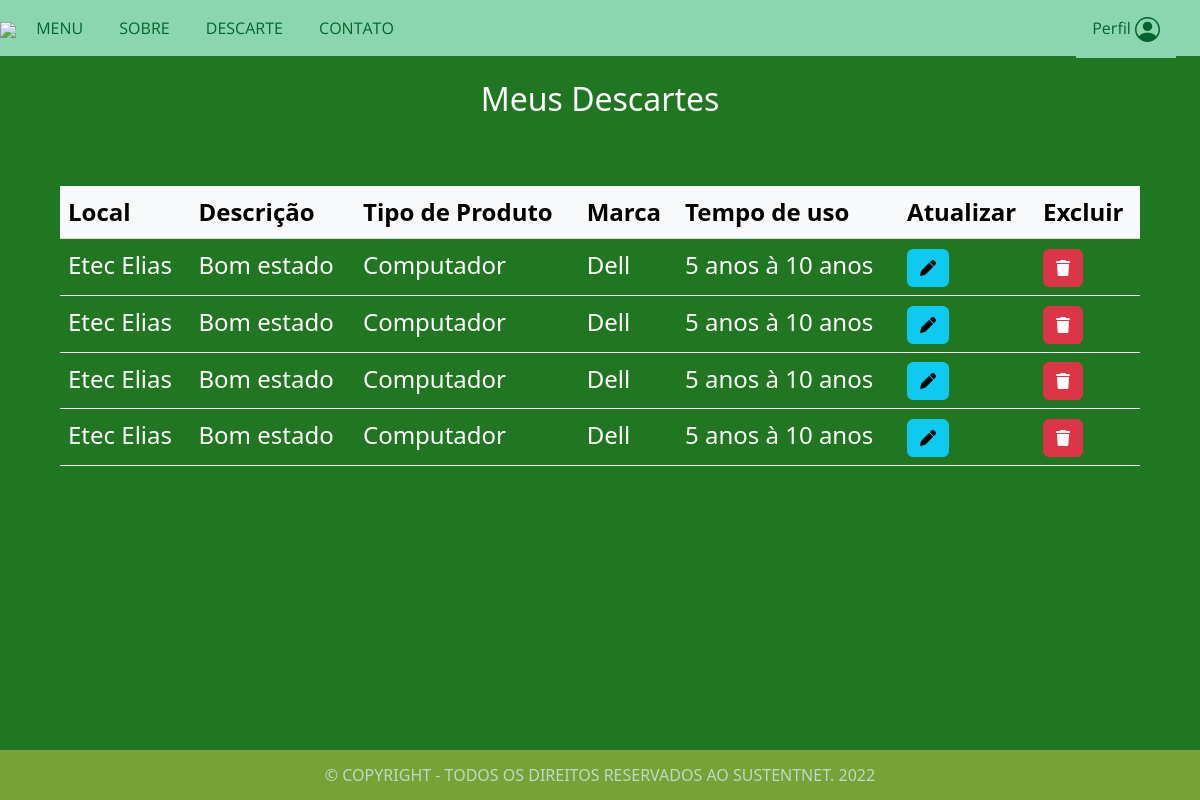
Page /HTML-PHP/meudescart.php on the committed database.
### tables this page shows
CREATE TABLE `descarte` (
  `id` int(11) NOT NULL,
  `email` varchar(200) NOT NULL,
  `local` varchar(100) NOT NULL,
  `descr` varchar(500) NOT NULL,
  `tipop` varchar(20) NOT NULL,
  `marca` varchar(70) NOT NULL,
  `tempo` varchar(30) NOT NULL
);

### HTML-PHP/meudescart.php (the view, shortened to what this page needs)
<?php
$email=$_SESSION['email'];
?>
<!DOCTYPE html>
<html lang="pt-BR">
<head>
    <link rel="stylesheet" type="text/css" href="../CSS/index.css">
    <link href="https://cdn.jsdelivr.net/npm/bootstrap@5.2.0-beta1/dist/css/bootstrap.min.css" rel="stylesheet">
</head>
<body>
<nav  class="menu">
  <ul>
    <img class="lixo" src="../IMGS/LIXO.png">
    <a href="index.php"><button class="dropbtn">MENU</button></a>
    <div class="dropdown">
      <a href="sobre.php"><button class="dropbtn">SOBRE</button></a>
    </div>
    <div class="dropdown">
      <a href="descarte1.php"><button class="dropbtn">DESCARTE</button></a>
    </div>
    <div class="dropdown">
      <a href="contato.php"> <button class="dropbtn"> CONTATO</button> </a>
    </div>
    <div class="dropdown" style="margin-right: 2%;">
       <button class="dropbtn">
       Perfil
      </button>
  </ul>
</nav>
<center>
<br>
<h2 class="#">Meus Descartes</h2>
<div class="table-responsive">
  <table class="table border-light">
    <thead class="table-light">
      <tr>
        <th scope="col">Local</th>
        <th scope="col">Descrição</th>
        <th scope="col">Tipo de Produto</th>
        <th scope="col">Marca</th>
        <th scope="col">Tempo de uso</th>
        <th scope="col">Atualizar</th>
        <th scope="col">Excluir</th>
      </tr>
    </thead>
<?php
include_once('conexao.php');
$sqlconsulta = "SELECT * FROM descarte where email='$email'";
$resultado = mysqli_query($conexao, $sqlconsulta);
while ($dados = mysqli_fetch_array($resultado, MYSQLI_ASSOC))
{
?>
  <tr>
    <td scope="row"><?php echo $dados['local']; ?></td>
    <td scope="row"><?php echo $dados['descr']; ?></td>
    <td scope="row"><?php echo $dados['tipop']; ?></td>
    <td scope="row"><?php echo $dados['marca']; ?></td>
    <td scope="row"><?php echo $dados['tempo']; ?></td>
    <td><a href="atuadesc.php?id=<?php echo $dados['id']; ?>" class="#"><button type="button" class="btn btn-info"><i class="fa-solid fa-pen"></i></button></a></td>
    <td><a href="excludesc.php?id=<?php echo $dados['id']; ?>" class="#"><button type="button" class="btn btn-danger"><i class="fa-solid fa-trash"></i></button></a></td>
  </tr>
</body>
<?php
}
?>
<footer>
    © COPYRIGHT - TODOS OS DIREITOS RESERVADOS AO SUSTENTNET. 2022
</footer>
</body>
</html>

### CSS/index.css (style rules this page uses)
* { margin: 0 auto; padding: 0; box-sizing:border-box; }
.menu ul { margin: 0; list-style: none; padding: 0; background-color: #8bd6ae; width: 100%; position: relative; }
.lixo { width: 63px }
.dropbtn { background-color: #8bd6ae; color: #03642d; padding: 16px; font-size: 16px; border: none; cursor: pointer; font-size: 16px; font-family: 'Open Sans', sans-serif; }
.dropdown { position: relative; display: inline-block; background-color: #8bd6ae; }
footer { position: fixed; bottom: 0; background-color: #75a335; color: #c0d8c7; width: 100%; height: 50px; text-align: center; line-height: 50px; margin-top: 136px; }
.menu ul div:last-child { float: right; }

### HTML-PHP/meudescart.php (style rules this page uses)
body { background-color: #217621; }
h2 { display: flex; justify-content: center; align-items: center; color: white; font-size: 2rem; }
.table-responsive { padding: 5%; }
th, td { font-size: 1.5rem; }
td { color: white; }

### rows in the picture
descarte: local "Etec Elias", descr "Bom estado", tipop "Computador", marca "Dell", tempo "5 anos à 10 anos"
descarte: local "Etec Elias", descr "Bom estado", tipop "Computador", marca "Dell", tempo "5 anos à 10 anos"
descarte: local "Etec Elias", descr "Bom estado", tipop "Computador", marca "Dell", tempo "5 anos à 10 anos"
descarte: local "Etec Elias", descr "Bom estado", tipop "Computador", marca "Dell", tempo "5 anos à 10 anos"
